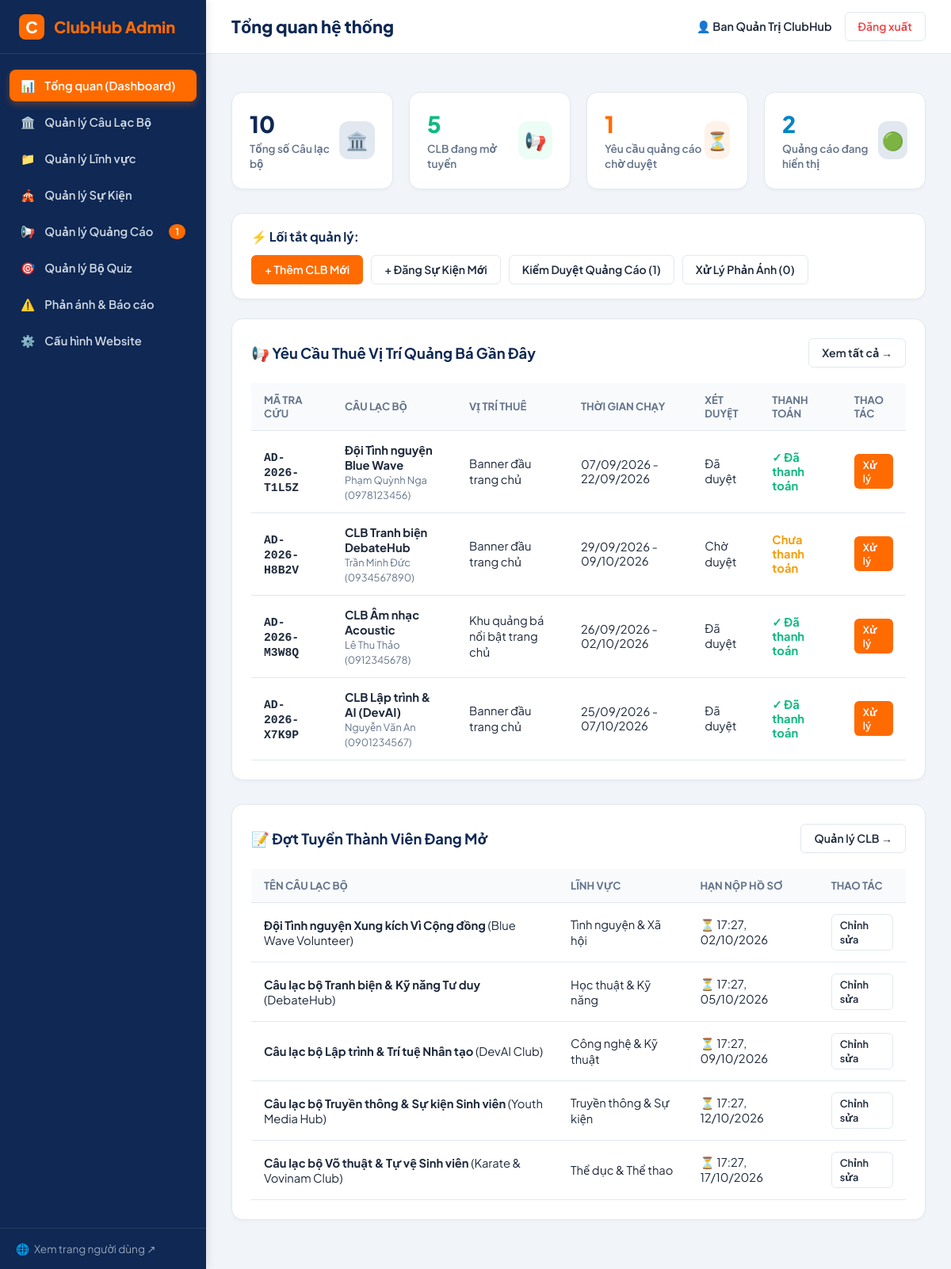
The page /admin/index.php (signed in) on the database its author committed.
### tables this page shows
CREATE TABLE IF NOT EXISTS `ad_requests` (
  `id` INT AUTO_INCREMENT PRIMARY KEY,
  `tracking_code` VARCHAR(30) NOT NULL UNIQUE,
  `club_name` VARCHAR(150) NOT NULL,
  `contact_name` VARCHAR(100) NOT NULL,
  `email` VARCHAR(100) NOT NULL,
  `phone` VARCHAR(30) NOT NULL,
  `poster_image` VARCHAR(255) NOT NULL,
  `destination_url` VARCHAR(500) NOT NULL,
  `placement_code` VARCHAR(50) NOT NULL,
  `start_date` DATE NOT NULL,
  `end_date` DATE NOT NULL,
  `notes` TEXT DEFAULT NULL,
  `consent_agreed` TINYINT(1) NOT NULL DEFAULT 1,
  `quote_amount` DECIMAL(12, 0) DEFAULT 0,
  `payment_status` ENUM('unpaid', 'paid', 'refunded') NOT NULL DEFAULT 'unpaid',
  `approval_status` ENUM('pending', 'approved', 'rejected') NOT NULL DEFAULT 'pending',
  `admin_notes` TEXT DEFAULT NULL,
  `is_enabled` TINYINT(1) NOT NULL DEFAULT 1,
  `created_at` DATETIME NOT NULL DEFAULT CURRENT_TIMESTAMP,
  `updated_at` DATETIME NOT NULL DEFAULT CURRENT_TIMESTAMP ON UPDATE CURRENT_TIMESTAMP,
  CONSTRAINT `fk_ads_placement` FOREIGN KEY (`placement_code`) REFERENCES `ad_placements` (`code`) ON DELETE RESTRICT ON UPDATE CASCADE,
  INDEX `idx_ads_active_display` (`approval_status`, `payment_status`, `is_enabled`, `start_date`, `end_date`)
);

CREATE TABLE IF NOT EXISTS `ad_placements` (
  `code` VARCHAR(50) PRIMARY KEY,
  `name` VARCHAR(100) NOT NULL,
  `description` VARCHAR(255) DEFAULT NULL,
  `max_slots` INT NOT NULL DEFAULT 3 COMMENT 'Số lượng banner hiển thị luân phiên tối đa',
  `price_per_day` DECIMAL(12, 0) NOT NULL DEFAULT 0,
  `is_active` TINYINT(1) NOT NULL DEFAULT 1
);

CREATE TABLE IF NOT EXISTS `clubs` (
  `id` INT AUTO_INCREMENT PRIMARY KEY,
  `category_id` INT NOT NULL,
  `name` VARCHAR(200) NOT NULL,
  `short_name` VARCHAR(50) DEFAULT NULL,
  `slug` VARCHAR(200) NOT NULL UNIQUE,
  `logo` VARCHAR(255) DEFAULT NULL,
  `cover_image` VARCHAR(255) DEFAULT NULL,
  `summary` VARCHAR(500) NOT NULL,
  `description` LONGTEXT NOT NULL,
  `objectives` TEXT DEFAULT NULL,
  `target_audience` TEXT DEFAULT NULL,
  `activities_achievements` LONGTEXT DEFAULT NULL,
  `meeting_schedule` VARCHAR(255) DEFAULT NULL,
  `meeting_location` VARCHAR(255) DEFAULT NULL,
  `meeting_frequency` VARCHAR(100) DEFAULT NULL,
  `schedule_confirmed` TINYINT(1) NOT NULL DEFAULT 1 COMMENT '1: Đã chốt lịch, 0: Cần xác nhận lịch',
  `requirements` TEXT DEFAULT NULL,
  `fee_info` VARCHAR(255) DEFAULT NULL,
  `recruitment_status` ENUM('closed', 'open', 'upcoming') NOT NULL DEFAULT 'closed',
  `recruitment_deadline` DATETIME DEFAULT NULL,
  `recruitment_process` TEXT DEFAULT NULL,
  `application_link` VARCHAR(500) DEFAULT NULL,
  `is_featured` TINYINT(1) NOT NULL DEFAULT 0,
  `is_active` TINYINT(1) NOT NULL DEFAULT 1,
  `created_at` DATETIME NOT NULL DEFAULT CURRENT_TIMESTAMP,
  `updated_at` DATETIME NOT NULL DEFAULT CURRENT_TIMESTAMP ON UPDATE CURRENT_TIMESTAMP,
  CONSTRAINT `fk_clubs_category` FOREIGN KEY (`category_id`) REFERENCES `categories` (`id`) ON DELETE RESTRICT ON UPDATE CASCADE,
  INDEX `idx_clubs_status` (`is_active`, `recruitment_status`),
  INDEX `idx_clubs_featured` (`is_active`, `is_featured`)
);

CREATE TABLE IF NOT EXISTS `categories` (
  `id` INT AUTO_INCREMENT PRIMARY KEY,
  `name` VARCHAR(100) NOT NULL,
  `slug` VARCHAR(100) NOT NULL UNIQUE,
  `description` TEXT DEFAULT NULL,
  `icon` VARCHAR(50) NOT NULL DEFAULT 'star',
  `display_order` INT NOT NULL DEFAULT 0,
  `is_active` TINYINT(1) NOT NULL DEFAULT 1
);

### includes/functions.php (called while the page is built, shortened)
<?php
function e(?string $string): string {
    return htmlspecialchars((string)$string, ENT_QUOTES, 'UTF-8');
}
function url(string $path = ''): string {
    $path = ltrim($path, '/');
    return BASE_URL . ($path !== '' ? '/' . $path : '');
}
function format_date_vn(?string $date_string, bool $include_time = false): string {
    try {
        $date = new DateTime($date_string);
        return $include_time ? $date->format('H:i, d/m/Y') : $date->format('d/m/Y');
    } catch (Exception $e) {
        return $date_string;
    }
}

### admin/index.php (the view, shortened to what this page needs)
<?php
require_once __DIR__ . '/../includes/functions.php';
$db = get_db_connection();
$total_clubs = 0;
$recruiting_clubs = 0;
$pending_ads = 0;
$active_ads = 0;
$unresolved_reports = 0;
$recent_ad_requests = [];
$active_recruiting_clubs = [];
if ($db) {
    try {
        $total_clubs = (int)$db->query("SELECT COUNT(*) FROM clubs")->fetchColumn();
        $recruiting_clubs = (int)$db->query("
            SELECT COUNT(*) FROM clubs
            WHERE recruitment_status = 'open'
              AND (recruitment_deadline IS NULL OR recruitment_deadline >= NOW())
        ")->fetchColumn();
        $pending_ads = (int)$db->query("
            SELECT COUNT(*) FROM ad_requests
            WHERE approval_status = 'pending'
        ")->fetchColumn();
        $active_ads = (int)$db->query("
            SELECT COUNT(*) FROM ad_requests
            WHERE approval_status = 'approved'
              AND payment_status = 'paid'
              AND is_enabled = 1
              AND start_date <= CURDATE()
              AND end_date >= CURDATE()
        ")->fetchColumn();
        $unresolved_reports = (int)$db->query("
            SELECT COUNT(*) FROM feedback_reports
            WHERE status = 'pending'
        ")->fetchColumn();
        $recent_stmt = $db->query("
            SELECT r.*, p.name as placement_name
            FROM ad_requests r
            JOIN ad_placements p ON r.placement_code = p.code
            ORDER BY r.id DESC
            LIMIT 5
        ");
        $recent_ad_requests = $recent_stmt->fetchAll();
        $rec_stmt = $db->query("
            SELECT c.id, c.name, c.short_name, c.recruitment_deadline, cat.name as category_name
            FROM clubs c
            JOIN categories cat ON c.category_id = cat.id
            WHERE c.recruitment_status = 'open'
              AND (c.recruitment_deadline IS NULL OR c.recruitment_deadline >= NOW())
            ORDER BY c.recruitment_deadline ASC
            LIMIT 5
        ");
        $active_recruiting_clubs = $rec_stmt->fetchAll();
    } catch (Exception $e) {
        error_log("Lỗi tải thống kê dashboard: " . $e->getMessage());
    }
}
include __DIR__ . '/includes/admin_header.php';
?>
<div class="stat-cards-grid">
  <div class="stat-card">
    <div>
      <div class="stat-val"><?= $total_clubs ?></div>
      <div class="stat-label">Tổng số Câu lạc bộ</div>
    </div>
    <div class="stat-icon primary">🏛️</div>
  </div>
  <div class="stat-card">
    <div>
      <div class="stat-val" style="color: var(--admin-success);"><?= $recruiting_clubs ?></div>
      <div class="stat-label">CLB đang mở tuyển</div>
    </div>
    <div class="stat-icon success">📢</div>
  </div>
  <div class="stat-card">
    <div>
      <div class="stat-val" style="color: var(--admin-accent);"><?= $pending_ads ?></div>
      <div class="stat-label">Yêu cầu quảng cáo chờ duyệt</div>
    </div>
    <div class="stat-icon accent">⏳</div>
  </div>
  <div class="stat-card">
    <div>
      <div class="stat-val" style="color: var(--admin-info);"><?= $active_ads ?></div>
      <div class="stat-label">Quảng cáo đang hiển thị</div>
    </div>
    <div class="stat-icon primary">🟢</div>
  </div>
</div>
<div class="admin-card" style="padding: 18px 24px; margin-bottom: 24px;">
  <div style="display: flex; align-items: center; justify-content: space-between; flex-wrap: wrap; gap: 12px;">
    <div style="font-weight: 700; color: var(--admin-primary);">⚡ Lối tắt quản lý:</div>
    <div style="display: flex; gap: 10px; flex-wrap: wrap;">
      <a href="<?= url('admin/club-form.php') ?>" class="btn-admin btn-admin-primary">
        + Thêm CLB Mới
      </a>
      <a href="<?= url('admin/events.php?action=create') ?>" class="btn-admin btn-admin-outline">
        + Đăng Sự Kiện Mới
      </a>
      <a href="<?= url('admin/ads.php') ?>" class="btn-admin btn-admin-outline">
        Kiểm Duyệt Quảng Cáo (<?= $pending_ads ?>)
      </a>
      <a href="<?= url('admin/feedback.php') ?>" class="btn-admin btn-admin-outline">
        Xử Lý Phản Ánh (<?= $unresolved_reports ?>)
      </a>
    </div>
  </div>
</div>
<div class="admin-card">
  <div class="admin-card-header">
    <h2 class="admin-card-title">📢 Yêu Cầu Thuê Vị Trí Quảng Bá Gần Đây</h2>
    <a href="<?= url('admin/ads.php') ?>" class="btn-admin btn-admin-outline">Xem tất cả &rarr;</a>
  </div>
  <?php if (!empty($recent_ad_requests)): ?>
    <table class="admin-table">
      <thead>
        <tr>
          <th>Mã tra cứu</th>
          <th>Câu lạc bộ</th>
          <th>Vị trí thuê</th>
          <th>Thời gian chạy</th>
          <th>Xét duyệt</th>
          <th>Thanh toán</th>
          <th>Thao tác</th>
        </tr>
      </thead>
      <tbody>
        <?php foreach ($recent_ad_requests as $req): ?>
          <tr>
            <td>
              <code><strong><?= e($req['tracking_code']) ?></strong></code>
            </td>
            <td>
              <strong><?= e($req['club_name']) ?></strong><br>
              <span style="font-size: 0.8rem; color: var(--admin-text-muted);"><?= e($req['contact_name']) ?> (<?= e($req['phone']) ?>)</span>
            </td>
            <td><?= e($req['placement_name']) ?></td>
            <td>
              <?= format_date_vn($req['start_date']) ?> - <?= format_date_vn($req['end_date']) ?>
            </td>
            <td>
              <?php if ($req['approval_status'] === 'approved'): ?>
                <span class="badge badge-open">Đã duyệt</span>
              <?php elseif ($req['approval_status'] === 'rejected'): ?>
                <span class="badge badge-closed">Từ chối</span>
              <?php else: ?>
                <span class="badge badge-upcoming">Chờ duyệt</span>
              <?php endif; ?>
            </td>
            <td>
              <?php if ($req['payment_status'] === 'paid'): ?>
                <span style="color: var(--admin-success); font-weight: 700;">✓ Đã thanh toán</span>
              <?php elseif ($req['payment_status'] === 'refunded'): ?>
                <span style="color: var(--admin-text-muted);">Đã hoàn tiền</span>
              <?php else: ?>
                <span style="color: var(--admin-warning); font-weight: 700;">Chưa thanh toán</span>
              <?php endif; ?>
            </td>
            <td>
              <a href="<?= url('admin/ads.php?edit_id=' . $req['id']) ?>" class="btn-admin btn-admin-primary" style="padding: 4px 10px; font-size: 0.8rem;">
                Xử lý
              </a>
            </td>
          </tr>
        <?php endforeach; ?>
      </tbody>
    </table>
  <?php else: ?>
    <p style="color: var(--admin-text-muted); padding: 20px; text-align: center;">Chưa có yêu cầu quảng cáo nào được gửi.</p>
  <?php endif; ?>
</div>
<div class="admin-card">
  <div class="admin-card-header">
    <h2 class="admin-card-title">📝 Đợt Tuyển Thành Viên Đang Mở</h2>
    <a href="<?= url('admin/clubs.php') ?>" class="btn-admin btn-admin-outline">Quản lý CLB &rarr;</a>
  </div>
  <?php if (!empty($active_recruiting_clubs)): ?>
    <table class="admin-table">
      <thead>
        <tr>
          <th>Tên Câu Lạc Bộ</th>
          <th>Lĩnh vực</th>
          <th>Hạn nộp hồ sơ</th>
          <th>Thao tác</th>
        </tr>
      </thead>
      <tbody>
        <?php foreach ($active_recruiting_clubs as $rc): ?>
          <tr>
            <td>
              <strong><?= e($rc['name']) ?></strong>
              <?php if (!empty($rc['short_name'])): ?>
                (<?= e($rc['short_name']) ?>)
              <?php endif; ?>
            </td>
            <td><?= e($rc['category_name']) ?></td>
            <td>
              ⏳ <?= !empty($rc['recruitment_deadline']) ? format_date_vn($rc['recruitment_deadline'], true) : 'Mở liên tục' ?>
            </td>
            <td>
              <a href="<?= url('admin/club-form.php?id=' . $rc['id']) ?>" class="btn-admin btn-admin-outline" style="padding: 4px 10px; font-size: 0.8rem;">
                Chỉnh sửa
              </a>
            </td>
          </tr>
        <?php endforeach; ?>
      </tbody>
    </table>
  <?php else: ?>
    <p style="color: var(--admin-text-muted); padding: 20px; text-align: center;">Hiện không có CLB nào đang mở đợt tuyển.</p>
  <?php endif; ?>
</div>
<?php include __DIR__ . '/includes/admin_footer.php'; ?>

### assets/css/admin.css (style rules this page uses)
:root { --admin-primary: #0F2854; --admin-primary-dark: #071733; --admin-accent: #FF6B00; --admin-sidebar-w: 260px; --admin-header-h: 68px; --admin-bg: #F1F5F9; --admin-card-bg: #FFFFFF; --admin-text: #1E293B; --admin-text-muted: #64748B; --admin-border: #E2E8F0; --admin-success: #10B981; --admin-warning: #F59E0B; --admin-danger: #EF4444; --admin-info: #0284C7; }
*, *::before, *::after { box-sizing: border-box; margin: 0; padding: 0; }
body { font-family: 'Plus Jakarta Sans', system-ui, sans-serif; background-color: var(--admin-bg); color: var(--admin-text); min-height: 100vh; display: flex; }
.stat-cards-grid { display: grid; grid-template-columns: repeat(4, 1fr); gap: 20px; margin-bottom: 30px; }
.stat-card { background-color: var(--admin-card-bg); border: 1px solid var(--admin-border); border-radius: 14px; padding: 22px; display: flex; align-items: center; justify-content: space-between; box-shadow: 0 2px 4px rgba(0, 0, 0, 0.03); }
.stat-val { font-size: 1.8rem; font-weight: 800; color: var(--admin-primary); line-height: 1.2; }
.stat-label { font-size: 0.85rem; color: var(--admin-text-muted); font-weight: 600; margin-top: 4px; }
.stat-icon { width: 48px; height: 48px; border-radius: 12px; display: flex; align-items: center; justify-content: center; font-size: 1.4rem; }
.stat-icon.primary { background-color: #E2E8F0; color: var(--admin-primary); }
.stat-icon.success { background-color: #ECFDF5; color: var(--admin-success); }
.stat-icon.accent { background-color: #FFF2E8; color: var(--admin-accent); }
.admin-card { background-color: var(--admin-card-bg); border: 1px solid var(--admin-border); border-radius: 14px; padding: 24px; margin-bottom: 30px; box-shadow: 0 2px 4px rgba(0, 0, 0, 0.03); }
.admin-card-header { display: flex; align-items: center; justify-content: space-between; margin-bottom: 20px; flex-wrap: wrap; gap: 12px; }
.admin-card-title { font-size: 1.15rem; font-weight: 700; color: var(--admin-primary); }
.admin-table { width: 100%; border-collapse: collapse; text-align: left; font-size: 0.92rem; }
.admin-table th { padding: 12px 16px; background-color: #F8FAFC; border-bottom: 1px solid var(--admin-border); font-weight: 700; color: var(--admin-text-muted); font-size: 0.82rem; text-transform: uppercase; }
.admin-table td { padding: 14px 16px; border-bottom: 1px solid var(--admin-border); vertical-align: middle; }
.btn-admin { display: inline-flex; align-items: center; justify-content: center; gap: 6px; padding: 8px 16px; font-size: 0.88rem; font-weight: 600; border-radius: 6px; border: 1px solid transparent; cursor: pointer; text-decoration: none; transition: all 0.15s; }
.btn-admin-primary { background-color: var(--admin-accent); color: #FFFFFF; }
.btn-admin-outline { border-color: var(--admin-border); background-color: transparent; color: var(--admin-text); }

### rows shown on the page
ad_requests: tracking_code "AD-2026-T1L5Z", club_name "Đội Tình nguyện Blue Wave", contact_name "Phạm Quỳnh Nga", phone "0978123456", placement_code.name "Banner đầu trang chủ", start_date "07/09/2026", end_date "22/09/2026", approval_status "Đã duyệt", payment_status "✓ Đã thanh toán"
ad_requests: tracking_code "AD-2026-H8B2V", club_name "CLB Tranh biện DebateHub", contact_name "Trần Minh Đức", phone "0934567890", placement_code.name "Banner đầu trang chủ", start_date "29/09/2026", end_date "09/10/2026", approval_status "Chờ duyệt", payment_status "Chưa thanh toán"
ad_requests: tracking_code "AD-2026-M3W8Q", club_name "CLB Âm nhạc Acoustic", contact_name "Lê Thu Thảo", phone "0912345678", placement_code.name "Khu quảng bá nổi bật trang chủ", start_date "26/09/2026", end_date "02/10/2026", approval_status "Đã duyệt", payment_status "✓ Đã thanh toán"
ad_requests: tracking_code "AD-2026-X7K9P", club_name "CLB Lập trình & AI (DevAI)", contact_name "Nguyễn Văn An", phone "0901234567", placement_code.name "Banner đầu trang chủ", start_date "25/09/2026", end_date "07/10/2026", approval_status "Đã duyệt", payment_status "✓ Đã thanh toán"
clubs: name "Đội Tình nguyện Xung kích Vì Cộng đồng", short_name "Blue Wave Volunteer", category.name "Tình nguyện & Xã hội", recruitment_deadline "17:27, 02/10/2026"
clubs: name "Câu lạc bộ Tranh biện & Kỹ năng Tư duy", short_name "DebateHub", category.name "Học thuật & Kỹ năng", recruitment_deadline "17:27, 05/10/2026"
clubs: name "Câu lạc bộ Lập trình & Trí tuệ Nhân tạo", short_name "DevAI Club", category.name "Công nghệ & Kỹ thuật", recruitment_deadline "17:27, 09/10/2026"
clubs: name "Câu lạc bộ Truyền thông & Sự kiện Sinh viên", short_name "Youth Media Hub", category.name "Truyền thông & Sự kiện", recruitment_deadline "17:27, 12/10/2026"
clubs: name "Câu lạc bộ Võ thuật & Tự vệ Sinh viên", short_name "Karate & Vovinam Club", category.name "Thể dục & Thể thao", recruitment_deadline "17:27, 17/10/2026"

### other values the page prints
$pending_ads_count "1"
$page_title "Tổng quan hệ thống"
$admin_user['full_name'] "Ban Quản Trị ClubHub"
$total_clubs "10"
$recruiting_clubs "5"
$pending_ads "1"
$active_ads "2"
$unresolved_reports "0"
